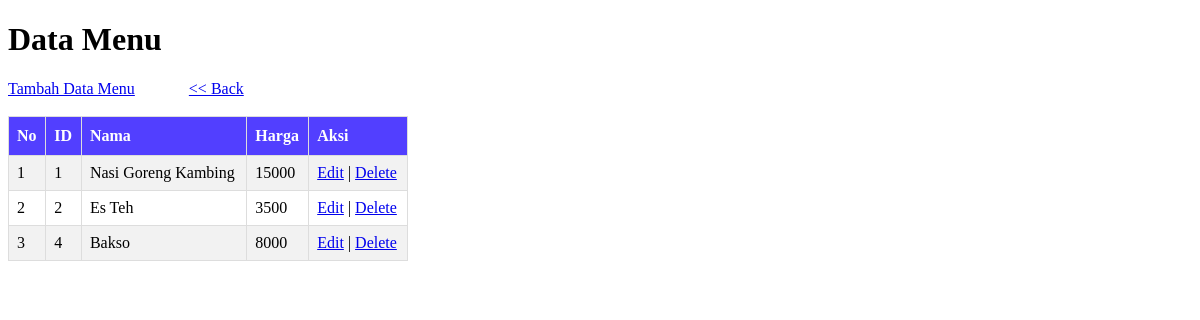
/index.php/home/daftar_menu, run on the app's committed database.
### tables this page shows
CREATE TABLE `tb_menu` (
  `id` int(11) NOT NULL,
  `nama` varchar(250) NOT NULL,
  `harga` int(11) NOT NULL
);

### application/controllers/Home.php (called while the page is built, shortened)
<?php
class Home extends CI_Controller {
	public function __construct() {
		$this->load->model('M_menu');
		$this->load->model('M_transaksi');
		$this->load->model('M_login');
	}
	public function daftar_menu()
	{
		$queryAllMenu = $this->M_menu->getDataMenu();
		$DATA = ['queryAllMn' => $queryAllMenu];
		$this->load->view('menu', $DATA);
	}
}

### index.php (called while the page is built, shortened)
<?php
require_once BASEPATH.'core/CodeIgniter.php';

### application/models/M_menu.php (called while the page is built, shortened)
<?php
class M_menu extends CI_Model {
  function getDataMenu() {
    $query = $this->db->get('tb_menu');
    return $query->result();
  }
}

### application/views/menu.php (the view, shortened to what this page needs)
<!DOCTYPE html>
<html lang="en">
<head>
</head>
<body>
  <h1>Data Menu</h1>
  <a href="<?= base_url('/home/halaman_tambah_menu') ?>">Tambah Data Menu</a>
  <a href="<?= base_url('/home/main') ?>" style="margin-left: 50px;">
    << Back</a><br><br>
      <table border=1 cellpadding=10 cellspacing=0>
        <tr>
          <th>No</th>
          <th>ID</th>
          <th>Nama</th>
          <th>Harga</th>
          <th>Aksi</th>
        </tr>
        <?php $i=1; foreach ($queryAllMn as $row) : ?>
        <tr>
          <td><?= $i; ?></td>
          <td><?= $row->id; ?></td>
          <td><?= $row->nama; ?></td>
          <td><?= $row->harga; ?></td>
          <td>
            <a href="<?= base_url('/home/halaman_edit_menu') ?>/<?= $row->id; ?>">Edit</a> |
            <a href="<?= base_url('/home/fungsiDeleteMenu') ?>/<?= $row->id; ?>"
              onclick="return confirm('Yakin ingin dihapus?');">Delete</a>
          </td>
        </tr>
        <?php $i++; endforeach; ?>
      </table>
</body>
</html>

### application/views/menu.php (style rules this page uses)
table { border-collapse: collapse; width: 400px; }
table td, table th { border: 1px solid #ddd; padding: 8px; }
table tr:nth-child(even) { background-color: #f2f2f2; }
table th { padding-top: 10px; padding-bottom: 10px; text-align: left; background-color: #523fff; color: white; }

### data on the page
tb_menu: id "1", nama "Nasi Goreng Kambing", harga "15000"
tb_menu: id "2", nama "Es Teh", harga "3500"
tb_menu: id "4", nama "Bakso", harga "8000"
